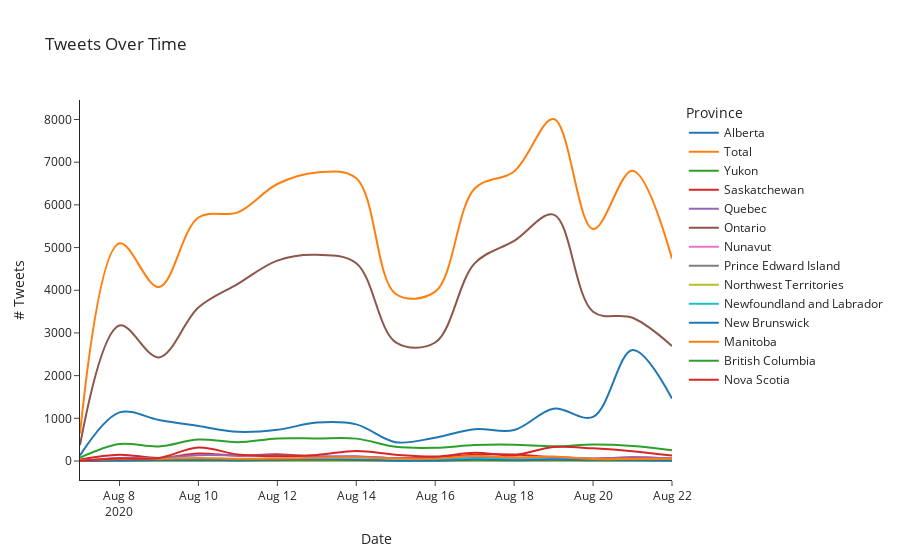

Here is the notebook cell this chart was saved with:
### Markdown cell above
## How many and where?

what does the conversation look like?

### Code cell
import plotly.express as px
min_d,max_d = str(total_df["created_at"].min()).split()[0],str(total_df["created_at"].max()).split()[0]
counts = total_df.groupby(["created_at","province"]).count()["screen_name"].unstack().fillna(0)
# Get grand total for each date
counts = pd.DataFrame(counts.assign(Total=counts.sum(1)).stack()).reset_index().rename({0: "count"},axis=1)

counts = counts[counts["province"].isin(PROVINCES+["Total"])]
idx = pd.MultiIndex.from_product([counts['created_at'].unique(), counts['province'].unique()],names=['created_at', 'province'])
counts = counts.set_index(['created_at', 'province']).reindex(idx).reset_index().sort_values('created_at').fillna(0)
counts
args = {
    "x": "created_at",
    "y": "count",
    "color": "province",
    "line_shape": "spline",
    "title":  "Tweets Over Time",
    "template": "simple_white",
    "labels": {"count": "# Tweets", "created_at": "Date", "province": "Province"},
}

fig = px.line(counts,**args)
# fig.write_html(f"../visualizations/exploratory_analysis/{min_d}_{max_d}-tweets_over_time.html")
fig.show()

### Figure 1 — Plotly figure (JSON) as saved in the notebook; plotly's stock layout.template omitted (floating-point values rounded to 4 significant figures)
{"data": [{"hovertemplate": "Province=Alberta<br>Date=%{x}<br># Tweets=%{y}<extra></extra>", "legendgroup": "Alberta", "line": {"color": "#1F77B4", "dash": "solid", "shape": "spline"}, "mode": "lines", "name": "Alberta", "orientation": "v", "showlegend": true, "type": "scatter", "x": ["2020-08-07T00:00:00", "2020-08-08T00:00:00", "2020-08-09T00:00:00", "2020-08-10T00:00:00", "2020-08-11T00:00:00", "2020-08-12T00:00:00", "2020-08-13T00:00:00", "2020-08-14T00:00:00", "2020-08-15T00:00:00", "2020-08-16T00:00:00", "2020-08-17T00:00:00", "2020-08-18T00:00:00", "2020-08-19T00:00:00", "2020-08-20T00:00:00", "2020-08-21T00:00:00", "2020-08-22T00:00:00"], "xaxis": "x", "y": [130, 1139, 963, 820, 683, 730, 900, 858, 440, 546, 744, 725, 1225, 1032, 2601, 1465], "yaxis": "y"}, {"hovertemplate": "Province=Total<br>Date=%{x}<br># Tweets=%{y}<extra></extra>", "legendgroup": "Total", "line": {"color": "#FF7F0E", "dash": "solid", "shape": "spline"}, "mode": "lines", "name": "Total", "orientation": "v", "showlegend": true, "type": "scatter", "x": ["2020-08-07T00:00:00", "2020-08-08T00:00:00", "2020-08-09T00:00:00", "2020-08-10T00:00:00", "2020-08-11T00:00:00", "2020-08-12T00:00:00", "2020-08-13T00:00:00", "2020-08-14T00:00:00", "2020-08-15T00:00:00", "2020-08-16T00:00:00", "2020-08-17T00:00:00", "2020-08-18T00:00:00", "2020-08-19T00:00:00", "2020-08-20T00:00:00", "2020-08-21T00:00:00", "2020-08-22T00:00:00"], "xaxis": "x", "y": [644, 5100, 4076, 5705, 5826, 6489, 6760, 6626, 3913, 3967, 6383, 6783, 8012, 5434, 6801, 4746], "yaxis": "y"}, {"hovertemplate": "Province=Yukon<br>Date=%{x}<br># Tweets=%{y}<extra></extra>", "legendgroup": "Yukon", "line": {"color": "#2CA02C", "dash": "solid", "shape": "spline"}, "mode": "lines", "name": "Yukon", "orientation": "v", "showlegend": true, "type": "scatter", "x": ["2020-08-07T00:00:00", "2020-08-08T00:00:00", "2020-08-09T00:00:00", "2020-08-10T00:00:00", "2020-08-11T00:00:00", "2020-08-12T00:00:00", "2020-08-13T00:00:00", "2020-08-14T00:00:00", "2020-08-15T00:00:00", "2020-08-16T00:00:00", "2020-08-17T00:00:00", "2020-08-18T00:00:00", "2020-08-19T00:00:00", "2020-08-20T00:00:00", "2020-08-21T00:00:00", "2020-08-22T00:00:00"], "xaxis": "x", "y": [0, 0, 1, 3, 3, 5, 1, 3, 0, 0, 1, 0, 2, 9, 1, 2], "yaxis": "y"}, {"hovertemplate": "Province=Saskatchewan<br>Date=%{x}<br># Tweets=%{y}<extra></extra>", "legendgroup": "Saskatchewan", "line": {"color": "#D62728", "dash": "solid", "shape": "spline"}, "mode": "lines", "name": "Saskatchewan", "orientation": "v", "showlegend": true, "type": "scatter", "x": ["2020-08-07T00:00:00", "2020-08-08T00:00:00", "2020-08-09T00:00:00", "2020-08-10T00:00:00", "2020-08-11T00:00:00", "2020-08-12T00:00:00", "2020-08-13T00:00:00", "2020-08-14T00:00:00", "2020-08-15T00:00:00", "2020-08-16T00:00:00", "2020-08-17T00:00:00", "2020-08-18T00:00:00", "2020-08-19T00:00:00", "2020-08-20T00:00:00", "2020-08-21T00:00:00", "2020-08-22T00:00:00"], "xaxis": "x", "y": [37, 149, 72, 176, 123, 159, 96, 99, 70, 77, 149, 153, 91, 55, 86, 57], "yaxis": "y"}, {"hovertemplate": "Province=Quebec<br>Date=%{x}<br># Tweets=%{y}<extra></extra>", "legendgroup": "Quebec", "line": {"color": "#9467BD", "dash": "solid", "shape": "spline"}, "mode": "lines", "name": "Quebec", "orientation": "v", "showlegend": true, "type": "scatter", "x": ["2020-08-07T00:00:00", "2020-08-08T00:00:00", "2020-08-09T00:00:00", "2020-08-10T00:00:00", "2020-08-11T00:00:00", "2020-08-12T00:00:00", "2020-08-13T00:00:00", "2020-08-14T00:00:00", "2020-08-15T00:00:00", "2020-08-16T00:00:00", "2020-08-17T00:00:00", "2020-08-18T00:00:00", "2020-08-19T00:00:00", "2020-08-20T00:00:00", "2020-08-21T00:00:00", "2020-08-22T00:00:00"], "xaxis": "x", "y": [4, 72, 72, 135, 130, 128, 113, 110, 63, 52, 72, 83, 70, 60, 84, 64], "yaxis": "y"}, {"hovertemplate": "Province=Ontario<br>Date=%{x}<br># Tweets=%{y}<extra></extra>", "legendgroup": "Ontario", "line": {"color": "#8C564B", "dash": "solid", "shape": "spline"}, "mode": "lines", "name": "Ontario", "orientation": "v", "showlegend": true, "type": "scatter", "x": ["2020-08-07T00:00:00", "2020-08-08T00:00:00", "2020-08-09T00:00:00", "2020-08-10T00:00:00", "2020-08-11T00:00:00", "2020-08-12T00:00:00", "2020-08-13T00:00:00", "2020-08-14T00:00:00", "2020-08-15T00:00:00", "2020-08-16T00:00:00", "2020-08-17T00:00:00", "2020-08-18T00:00:00", "2020-08-19T00:00:00", "2020-08-20T00:00:00", "2020-08-21T00:00:00", "2020-08-22T00:00:00"], "xaxis": "x", "y": [373, 3174, 2427, 3596, 4151, 4695, 4829, 4634, 2780, 2776, 4630, 5156, 5771, 3496, 3356, 2694], "yaxis": "y"}, {"hovertemplate": "Province=Nunavut<br>Date=%{x}<br># Tweets=%{y}<extra></extra>", "legendgroup": "Nunavut", "line": {"color": "#E377C2", "dash": "solid", "shape": "spline"}, "mode": "lines", "name": "Nunavut", "orientation": "v", "showlegend": true, "type": "scatter", "x": ["2020-08-07T00:00:00", "2020-08-08T00:00:00", "2020-08-09T00:00:00", "2020-08-10T00:00:00", "2020-08-11T00:00:00", "2020-08-12T00:00:00", "2020-08-13T00:00:00", "2020-08-14T00:00:00", "2020-08-15T00:00:00", "2020-08-16T00:00:00", "2020-08-17T00:00:00", "2020-08-18T00:00:00", "2020-08-19T00:00:00", "2020-08-20T00:00:00", "2020-08-21T00:00:00", "2020-08-22T00:00:00"], "xaxis": "x", "y": [0, 0, 0, 1, 0, 1, 0, 0, 0, 0, 0, 0, 1, 0, 0, 0], "yaxis": "y"}, {"hovertemplate": "Province=Prince Edward Island<br>Date=%{x}<br># Tweets=%{y}<extra></extra>", "legendgroup": "Prince Edward Island", "line": {"color": "#7F7F7F", "dash": "solid", "shape": "spline"}, "mode": "lines", "name": "Prince Edward Island", "orientation": "v", "showlegend": true, "type": "scatter", "x": ["2020-08-07T00:00:00", "2020-08-08T00:00:00", "2020-08-09T00:00:00", "2020-08-10T00:00:00", "2020-08-11T00:00:00", "2020-08-12T00:00:00", "2020-08-13T00:00:00", "2020-08-14T00:00:00", "2020-08-15T00:00:00", "2020-08-16T00:00:00", "2020-08-17T00:00:00", "2020-08-18T00:00:00", "2020-08-19T00:00:00", "2020-08-20T00:00:00", "2020-08-21T00:00:00", "2020-08-22T00:00:00"], "xaxis": "x", "y": [2, 8, 9, 3, 4, 5, 5, 7, 0, 6, 9, 5, 6, 1, 5, 2], "yaxis": "y"}, {"hovertemplate": "Province=Northwest Territories<br>Date=%{x}<br># Tweets=%{y}<extra></extra>", "legendgroup": "Northwest Territories", "line": {"color": "#BCBD22", "dash": "solid", "shape": "spline"}, "mode": "lines", "name": "Northwest Territories", "orientation": "v", "showlegend": true, "type": "scatter", "x": ["2020-08-07T00:00:00", "2020-08-08T00:00:00", "2020-08-09T00:00:00", "2020-08-10T00:00:00", "2020-08-11T00:00:00", "2020-08-12T00:00:00", "2020-08-13T00:00:00", "2020-08-14T00:00:00", "2020-08-15T00:00:00", "2020-08-16T00:00:00", "2020-08-17T00:00:00", "2020-08-18T00:00:00", "2020-08-19T00:00:00", "2020-08-20T00:00:00", "2020-08-21T00:00:00", "2020-08-22T00:00:00"], "xaxis": "x", "y": [0, 0, 0, 1, 2, 1, 0, 0, 0, 2, 1, 0, 1, 1, 0, 0], "yaxis": "y"}, {"hovertemplate": "Province=Newfoundland and Labrador<br>Date=%{x}<br># Tweets=%{y}<extra></extra>", "legendgroup": "Newfoundland and Labrador", "line": {"color": "#17BECF", "dash": "solid", "shape": "spline"}, "mode": "lines", "name": "Newfoundland and Labrador", "orientation": "v", "showlegend": true, "type": "scatter", "x": ["2020-08-07T00:00:00", "2020-08-08T00:00:00", "2020-08-09T00:00:00", "2020-08-10T00:00:00", "2020-08-11T00:00:00", "2020-08-12T00:00:00", "2020-08-13T00:00:00", "2020-08-14T00:00:00", "2020-08-15T00:00:00", "2020-08-16T00:00:00", "2020-08-17T00:00:00", "2020-08-18T00:00:00", "2020-08-19T00:00:00", "2020-08-20T00:00:00", "2020-08-21T00:00:00", "2020-08-22T00:00:00"], "xaxis": "x", "y": [2, 31, 30, 32, 21, 39, 40, 42, 12, 21, 59, 42, 37, 30, 17, 23], "yaxis": "y"}, {"hovertemplate": "Province=New Brunswick<br>Date=%{x}<br># Tweets=%{y}<extra></extra>", "legendgroup": "New Brunswick", "line": {"color": "#1F77B4", "dash": "solid", "shape": "spline"}, "mode": "lines", "name": "New Brunswick", "orientation": "v", "showlegend": true, "type": "scatter", "x": ["2020-08-07T00:00:00", "2020-08-08T00:00:00", "2020-08-09T00:00:00", "2020-08-10T00:00:00", "2020-08-11T00:00:00", "2020-08-12T00:00:00", "2020-08-13T00:00:00", "2020-08-14T00:00:00", "2020-08-15T00:00:00", "2020-08-16T00:00:00", "2020-08-17T00:00:00", "2020-08-18T00:00:00", "2020-08-19T00:00:00", "2020-08-20T00:00:00", "2020-08-21T00:00:00", "2020-08-22T00:00:00"], "xaxis": "x", "y": [0, 7, 16, 19, 14, 26, 28, 24, 8, 8, 29, 16, 27, 15, 17, 8], "yaxis": "y"}, {"hovertemplate": "Province=Manitoba<br>Date=%{x}<br># Tweets=%{y}<extra></extra>", "legendgroup": "Manitoba", "line": {"color": "#FF7F0E", "dash": "solid", "shape": "spline"}, "mode": "lines", "name": "Manitoba", "orientation": "v", "showlegend": true, "type": "scatter", "x": ["2020-08-07T00:00:00", "2020-08-08T00:00:00", "2020-08-09T00:00:00", "2020-08-10T00:00:00", "2020-08-11T00:00:00", "2020-08-12T00:00:00", "2020-08-13T00:00:00", "2020-08-14T00:00:00", "2020-08-15T00:00:00", "2020-08-16T00:00:00", "2020-08-17T00:00:00", "2020-08-18T00:00:00", "2020-08-19T00:00:00", "2020-08-20T00:00:00", "2020-08-21T00:00:00", "2020-08-22T00:00:00"], "xaxis": "x", "y": [10, 45, 54, 73, 53, 59, 75, 88, 56, 60, 116, 80, 105, 45, 47, 53], "yaxis": "y"}, {"hovertemplate": "Province=British Columbia<br>Date=%{x}<br># Tweets=%{y}<extra></extra>", "legendgroup": "British Columbia", "line": {"color": "#2CA02C", "dash": "solid", "shape": "spline"}, "mode": "lines", "name": "British Columbia", "orientation": "v", "showlegend": true, "type": "scatter", "x": ["2020-08-07T00:00:00", "2020-08-08T00:00:00", "2020-08-09T00:00:00", "2020-08-10T00:00:00", "2020-08-11T00:00:00", "2020-08-12T00:00:00", "2020-08-13T00:00:00", "2020-08-14T00:00:00", "2020-08-15T00:00:00", "2020-08-16T00:00:00", "2020-08-17T00:00:00", "2020-08-18T00:00:00", "2020-08-19T00:00:00", "2020-08-20T00:00:00", "2020-08-21T00:00:00", "2020-08-22T00:00:00"], "xaxis": "x", "y": [79, 399, 341, 503, 441, 530, 529, 524, 332, 309, 373, 381, 343, 384, 350, 250], "yaxis": "y"}, {"hovertemplate": "Province=Nova Scotia<br>Date=%{x}<br># Tweets=%{y}<extra></extra>", "legendgroup": "Nova Scotia", "line": {"color": "#D62728", "dash": "solid", "shape": "spline"}, "mode": "lines", "name": "Nova Scotia", "orientation": "v", "showlegend": true, "type": "scatter", "x": ["2020-08-07T00:00:00", "2020-08-08T00:00:00", "2020-08-09T00:00:00", "2020-08-10T00:00:00", "2020-08-11T00:00:00", "2020-08-12T00:00:00", "2020-08-13T00:00:00", "2020-08-14T00:00:00", "2020-08-15T00:00:00", "2020-08-16T00:00:00", "2020-08-17T00:00:00", "2020-08-18T00:00:00", "2020-08-19T00:00:00", "2020-08-20T00:00:00", "2020-08-21T00:00:00", "2020-08-22T00:00:00"], "xaxis": "x", "y": [4, 57, 72, 316, 153, 109, 142, 234, 149, 106, 192, 137, 326, 296, 231, 127], "yaxis": "y"}], "layout": {"legend": {"title": {"text": "Province"}, "tracegroupgap": 0}, "title": {"text": "Tweets Over Time"}, "xaxis": {"anchor": "y", "domain": [0, 1], "title": {"text": "Date"}}, "yaxis": {"anchor": "x", "domain": [0, 1], "title": {"text": "# Tweets"}}}}
